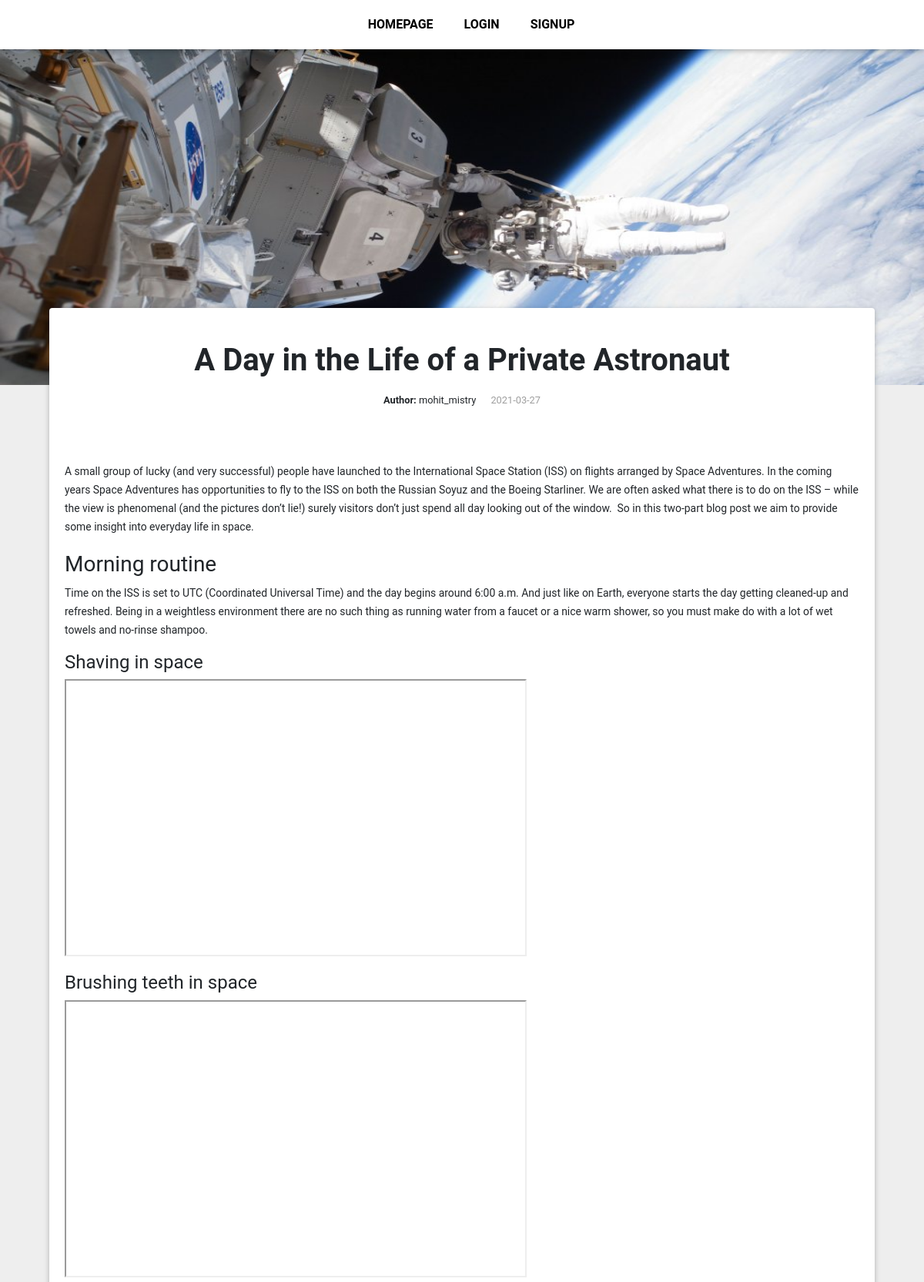
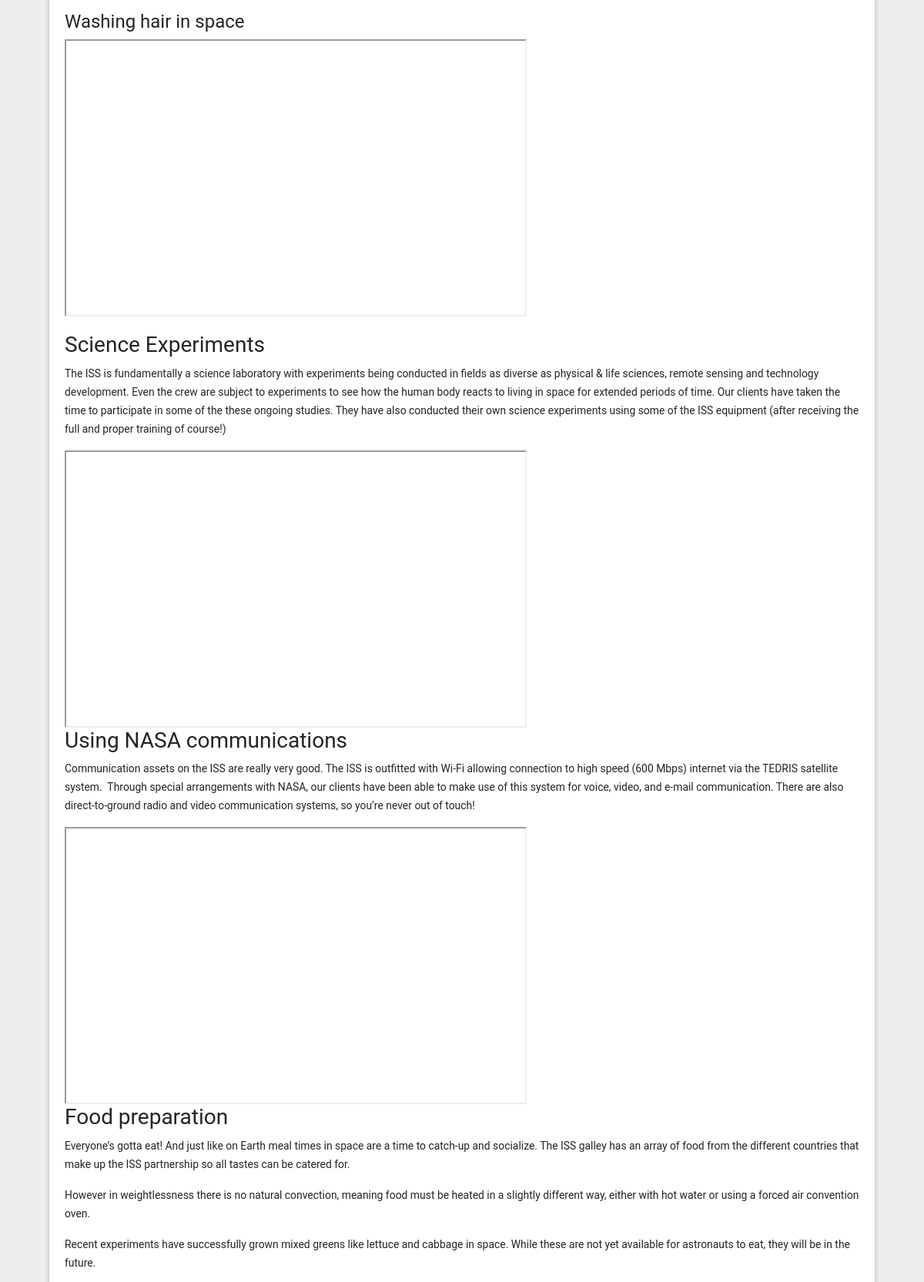
The app's page /home/blogpage/33 (upper part) with its own data (2 pictures, top to bottom).
### tables this page shows
CREATE TABLE `total_posts` (
  `post_id` int(15) NOT NULL,
  `article_title` varchar(150) NOT NULL,
  `article` longtext NOT NULL,
  `short_description` varchar(200) NOT NULL,
  `img_path` varchar(200) NOT NULL,
  `date` date NOT NULL,
  `access` varchar(1) NOT NULL DEFAULT '1',
  `user_id` int(15) NOT NULL
);

CREATE TABLE `user_list` (
  `user_id` int(15) NOT NULL,
  `user_name` varchar(150) NOT NULL,
  `email` varchar(150) NOT NULL,
  `total_post` int(12) NOT NULL DEFAULT 0,
  `type` varchar(15) NOT NULL DEFAULT 'co_admin',
  `password` varchar(40) NOT NULL,
  `profile_pic` varchar(200) NOT NULL,
  `reg_id` int(15) NOT NULL,
  `profession` varchar(150) NOT NULL DEFAULT '-',
  `address` varchar(350) NOT NULL DEFAULT '-',
  `website` varchar(200) NOT NULL DEFAULT '-',
  `github` varchar(350) NOT NULL DEFAULT '-',
  `twitter` varchar(350) NOT NULL DEFAULT '-',
  `instagram` varchar(350) NOT NULL DEFAULT '-',
  `facebook` varchar(350) NOT NULL DEFAULT '-',
  `moblie` varchar(12) NOT NULL DEFAULT '-',
  `phone` varchar(12) NOT NULL DEFAULT '-'
);

### application/controllers/home.php (called while the page is built, shortened)
<?php
class home extends CI_Controller
{
    function __construct()
    {
        $this->load->model("home_model");
    }
    public function blogpage($id)
    {
        $formData['id'] = $id;
        $data['post_data'] = $this->home_model->getPostsData($formData);
        $this->load->view('public/blogpage', $data);
    }
}

### index.php (called while the page is built, shortened)
<?php
require_once BASEPATH.'core/CodeIgniter.php';

### application/models/home_model.php (called while the page is built, shortened)
<?php
class home_model extends CI_Model
{
    function getPostsData($formData)
    {
        $id = $formData['id'];
        $data = $this->db->query("SELECT tp.*,ul.user_name as creater FROM total_posts as tp left join user_list as ul on tp.user_id = ul.user_id WHERE post_id = $id")->result()[0];
        $newPosts = $this->db->query("SELECT tp.post_id,tp.img_path,tp.article_title,tp.date,ul.user_name FROM total_posts as tp left join user_list as ul on tp.user_id = ul.user_id order by post_id desc LIMIT 0,6")->result();
        return [$data,$newPosts];
    }
}

### application/views/public/blogpage.php (the view, shortened to what this page needs)
<!DOCTYPE html>
<html lang="en">
<head>
    <link rel="stylesheet" href="https://use.fontawesome.com/releases/v5.7.0/css/all.css">
    <link href="<?php echo base_url(); ?>tools/public/css/bootstrap.min.css" rel="stylesheet">
    <link href="<?php echo base_url(); ?>tools/public/css/mdb.min.css" rel="stylesheet">
</head>
<body class="postpage-v3">
    <header>
        <nav class="navbar fixed-top navbar-expand-lg  navbar-light scrolling-navbar white">
            <div class="container-fluid justify-content-center align-items-center">
                <div class="collapse navbar-collapse justify-content-center" id="navbarSupportedContent-4">
                    <ul class="navbar-nav">
                        <li class="nav-item dropdown ml-4 mb-0">
                            <a href="<?php echo base_url() ?>" class="nav-link dark-grey-text font-weight-bold " aria-expanded="false"> HOMEPAGE </a>
                        </li>
                        <?php if ($this->session->userdata('type')) :
                        ?>
                            <li class="nav-item ml-4 mb-0">
                                <a class="nav-link waves-effect waves-light dark-grey-text font-weight-bold" href="<?php echo base_url() . $this->session->userdata('type'); ?>">DASHBOARD
                                    <span class="sr-only">(current)</span>
                                </a>
                            </li>
                            <li class="nav-item ml-4 mb-0">
                                <a class="nav-link waves-effect waves-light dark-grey-text font-weight-bold" href="<?php echo base_url() ?>co_admin/logout">LOG-OUT
                                    <span class="sr-only">(current)</span>
                                </a>
                            </li>
                        <?php
                        else :
                        ?>
                            <li class="nav-item ml-4 mb-0">
                                <a class="nav-link waves-effect waves-light dark-grey-text font-weight-bold" href="<?php echo base_url() ?>login">LOGIN
                                </a>
                            </li>
                            <li class="nav-item ml-4 mb-0">
                                <a class="nav-link waves-effect waves-light dark-grey-text font-weight-bold" href="<?php echo base_url() ?>register">SIGNUP
                                </a>
                            </li>
                        <?php
                        endif;
                        ?>
                    </ul>
                </div>
            </div>
        </nav>
        <section>
            <div class="cover-img-container">
                <img class="cover-img" src="<?php echo base_url() . $post_data[0]->img_path; ?>">
            </div>
        </section>
    </header>
    <main>
        <div class="container-fluid mb-5">
            <div class="row" style="margin-top: -100px;">
                <div class="col-md-12 px-lg-5">
                    <div class="card pb-5 mx-md-3">
                        <div class="card-body">
                            <div class="container">
                                <h1 class="text-center h1 pt-4 mb-3">
                                    <strong><?php echo $post_data[0]->article_title; ?></strong>
                                </h1>
                                <div class="row">
                                    <div class="col-md-12 col-xl-12 d-flex justify-content-center">
                                        <p class="font-small dark-grey-text mb-1">
                                            <strong>Author:</strong> <?php echo $post_data[0]->creater; ?>
                                        </p>
                                        <p class="font-small grey-text mb-0 ml-3">
                                            <i class="far fa-clock-o dark-grey-text"></i> <?php echo $post_data[0]->date; ?>
                                        </p>
                                    </div>
                                </div>
                                <div class="row pt-lg-5 pt-3">
                                    <div class="col-md-12 col-xl-12">
                                        <form>
                                            <div class="row mt-3">
                                                <?php echo $post_data[0]->article; ?>
                                            </div>
                                    </div>
                                </div>
                            </div>
                        </div>
                    </div>
                </div>
            </div>
        </div>
    </main>
</body>
</html>

### application/views/public/blogpage.php (style rules this page uses)
.cover-img-container { max-height: 500px; overflow: hidden; }
.cover-img { width: 100%; max-height: 600px; }

### records on screen
total_posts: img_path (picture), article_title "A Day in the Life of a Private Astronaut", user.user_name "mohit_mistry", date "2021-03-27", article "A small group of lucky (and very successful) people have launched to the International Space Station (ISS) on flights arranged by Space Adventures. In the coming years Space Adventures has opportunities to fly to the ISS on both the Russian Soyuz and the Boeing Starliner. We are often asked what there is to do on the ISS – while the view is phenomenal (and the pictures don’t lie!) surely visitors don’t just spend all day looking out of the window. So in this two-part blog post we aim to provide some insight into everyday life in space. Morning routine Time on the ISS is set to UTC (Coordinated Universal Time) and the day begins around 6:00 a.m. And just like on Earth, everyone starts the…"
